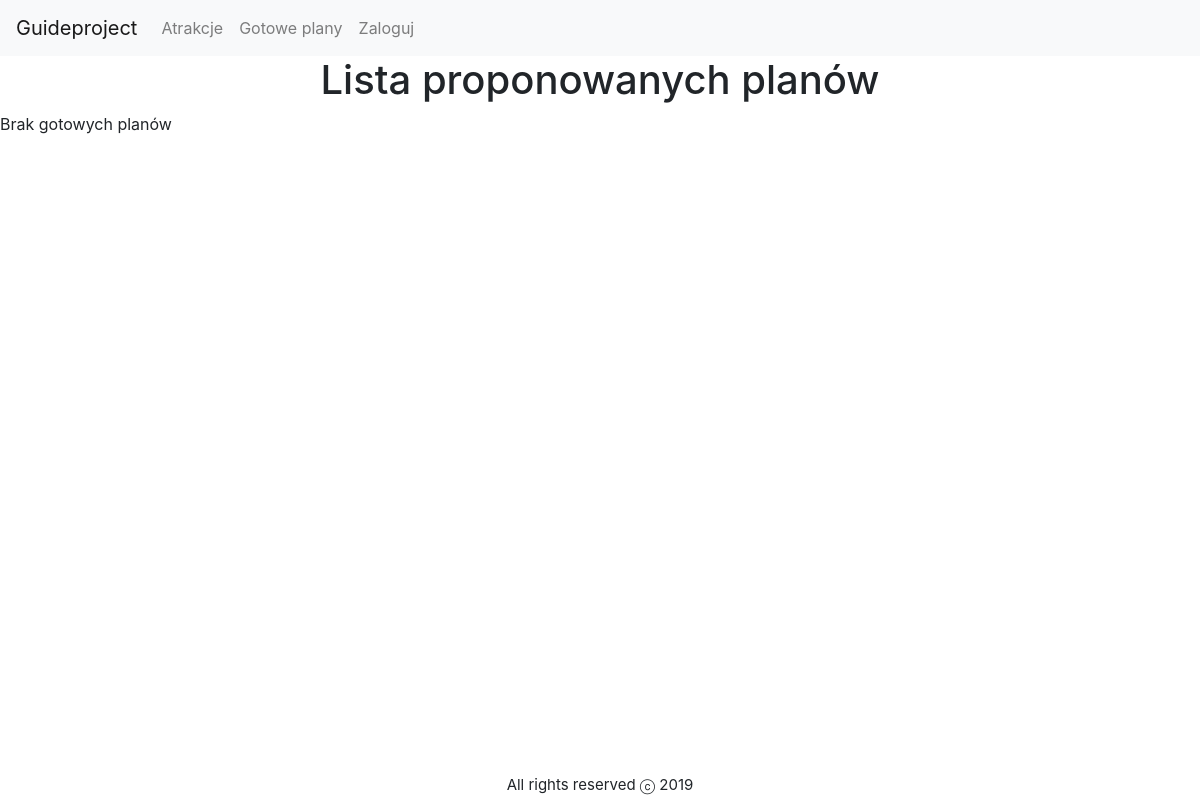
Before: /guide/tripplans with the older database file.
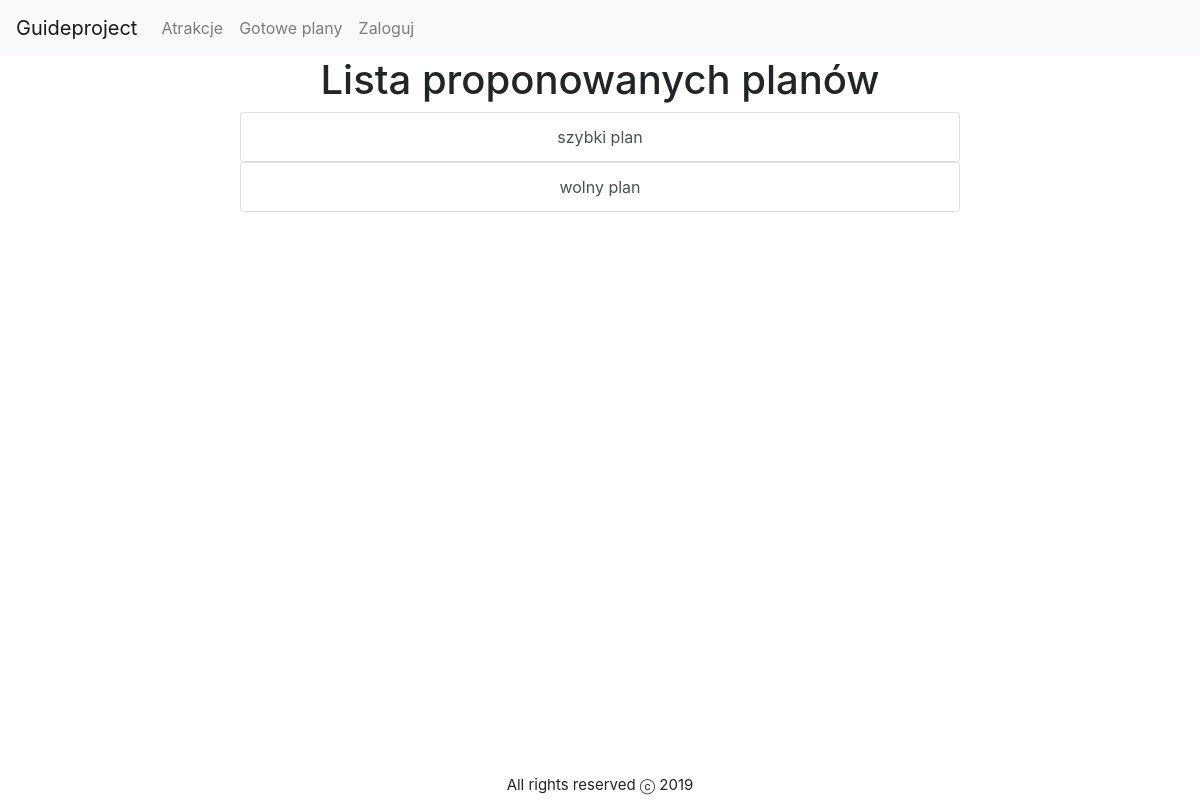
After: the same page with the newer database file.
### guide/models.py (models this page shows, shortened)
class TripPlan(models.Model):
    name = models.CharField(_("Name"), max_length=150)
    creator = models.ForeignKey("Client", verbose_name=_(
        "Creator"), on_delete=models.CASCADE, null=True, blank=True)
    attractions = models.ManyToManyField(
        "Attraction", verbose_name=_("Attraction list"))

### guide/views.py (the view)
# urls.py: path('tripplans', views.TripPlanListView.as_view(), name='trip-plans'),
class TripPlanListView(ListView):
    model = TripPlan
    def get_queryset(self):
        return TripPlan.objects.filter(creator__isnull=True)

### guide/templates/guide/tripplan_list.html (shortened to what this page needs)
{% extends "base.html" %}
{% block content %}
    <center><h1>Lista proponowanych planów</h1></center>
    {% if tripplan_list %}
        {% for trip_plan in tripplan_list  %}
          <center><div class="list-group" style="width: 60%;">
  <a href="{% url 'trip-plan-detail' trip_plan.pk %}" class="list-group-item list-group-item-action">
    {{trip_plan.name}}
  </a>
</div>
</center>
        {% endfor %}
    {% else %}
        <p>Brak gotowych planów</p>
    {% endif %}
{% endblock content %}

Changed rows visible on the page:
added TripPlan: name "szybki plan"
added TripPlan: name "wolny plan"
Other visible differences:
text no longer shown: "Brak gotowych planów"
